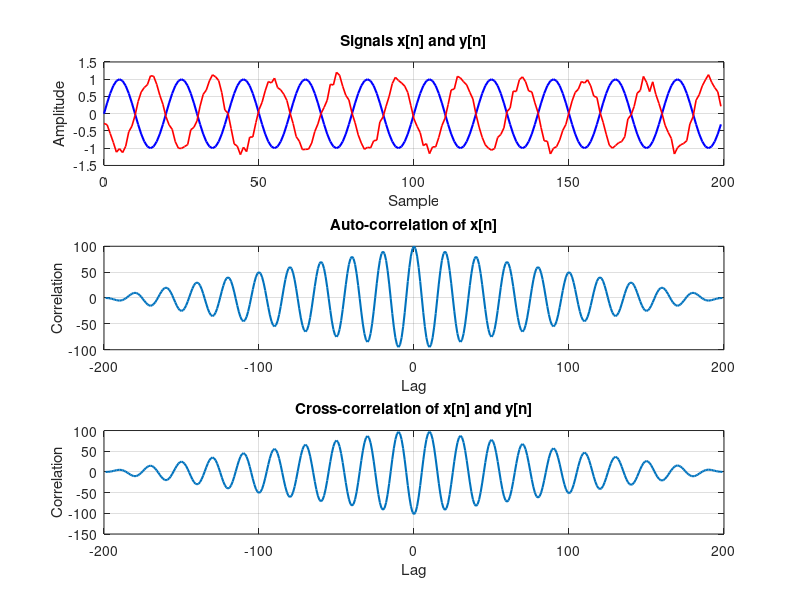

Source code (MATLAB):
%{
Problem 14: Correlation & Covariance
• Compute: 
o Auto-correlation 
o Cross-correlation 
o Covariance
Interpret physical meaning
%}

clc;
clear;
close all;

% Generate signals
n = 0:199;
x = sin(2*pi*0.05*n);
y = [x(11:end) x(1:10)] + 0.1*randn(1,200);

% Auto-correlation
[auto,lags1] = xcorr(x);

% Cross-correlation
[cross,lags2] = xcorr(x,y);

% Covariance
C = cov(x,y);

% Display covariance matrix
disp('Covariance Matrix:');
disp(C);

% Plot
figure;

subplot(3,1,1);
plot(n,x,'b','LineWidth',1.5);
hold on;
plot(n,y,'r','LineWidth',1.2);
title('Signals x[n] and y[n]');
xlabel('Sample');
ylabel('Amplitude');
grid on;

subplot(3,1,2);
plot(lags1,auto,'LineWidth',1.5);
title('Auto-correlation of x[n]');
xlabel('Lag');
ylabel('Correlation');
grid on;

subplot(3,1,3);
plot(lags2,cross,'LineWidth',1.5);
title('Cross-correlation of x[n] and y[n]');
xlabel('Lag');
ylabel('Correlation');
grid on;
